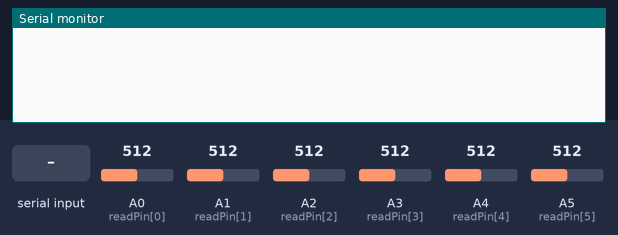
Simulated run of this sketch. Board: Arduino Uno, built with avr-gcc and run on an emulated ATmega328P. Parts: the last lines printed to the serial monitor. Inputs (shaded band) come from the test bench; at power-on: A0 (readPin[0]) = 512, A1 (readPin[1]) = 512, A2 (readPin[2]) = 512, A3 (readPin[3]) = 512, A4 (readPin[4]) = 512, A5 (readPin[5]) = 512.

Above: at 1.2 s.
1.3 s: byte 1 (1) received over Serial
At 2.5 s:
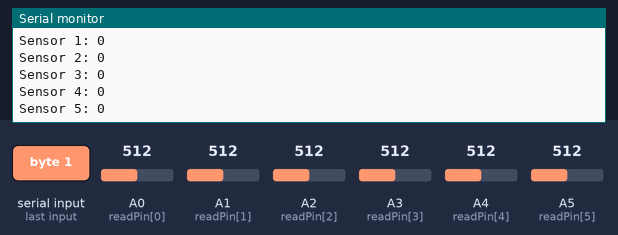
2.8 s: byte 2 (2) received over Serial
At 3.9 s:
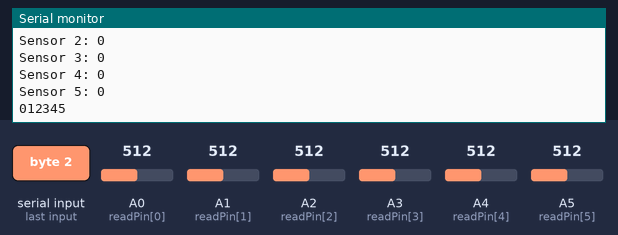
Timing chart, 0 to 5.8 s (numbered marks = the images above; inputs shaded):
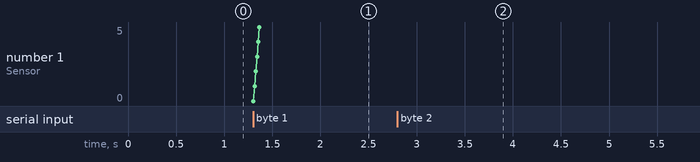

The sketch:

bee_circadian.ino
```cpp
signed int threshold[]={130,130,130,200,200,200};
const int readPin[]={A0, A1, A2, A3, A4, A5};
unsigned int sensVal[6];
boolean passed[6];
boolean previousPassed[6];
unsigned long int calSensVal[6];
int count[6];
int incomingByte;

void setup() {
    Serial.begin(9600);

}

void loop() {
  if (Serial.available()>0){
    incomingByte=Serial.read();
  }
    if (incomingByte==1){
      int i=0;
      for (i=0;i<6;i++){
	if (calSensVal[i] = NULL || calSensVal[i] > analogRead(readPin[i])){
	  calSensVal[i]=analogRead(readPin[i]);};}

        String calib_concat="\nSensor 0: " + String(calSensVal[0]) +
                            "\nSensor 1: " + String(calSensVal[1]) +
                            "\nSensor 2: " + String(calSensVal[2]) +
                            "\nSensor 3: " + String(calSensVal[3]) +
                            "\nSensor 4: " + String(calSensVal[4]) +
      	                    "\nSensor 5: " + String(calSensVal[5]);
        Serial.println(calib_concat);
        incomingByte=false;
    }

    if (incomingByte==2){
        int i=0;
        for (i=0;i<6;i= i+1){
	  sensVal[i]=analogRead(readPin[i]);
	    if (sensVal[i] >= calSensVal[i]*threshold[i]/100 && previousPassed[i]==false){
                previousPassed[i]=true;
                Serial.print(i);
	        /* String toPython= "p:" + String(i)        */
	        /* Serial.println(toPython) */
                delay(2);
            }
            if (abs(sensVal[i]-calSensVal[i]) <3){
       	      previousPassed[i]=false;
            }
	}

    }

}
```

Measured:
- after the input at 1.3 s, the serial monitor: prints a new line at once (image 1)
- after the input at 2.8 s, the serial monitor: prints a new line at once (image 2)
